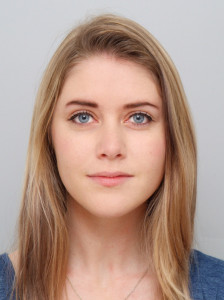
%> input picture emotiondetection/test_images_input/test_img2.jpg, 224 x 300 px
$ octave preprocessing.m   (GNU Octave 9; MATLAB toolbox functions it lacks are replaced by stand-ins)
%> lines starting %> are read from the running program, lines starting %| are printed output that depends on the picture; in (x1, y1, x2, y2) boxes, pixels count from 0 and x2, y2 are one past the last pixel; in counts of white or black regions, pixels touching at a corner belong together; the program's own positions count from 1
% %Preprocessing of the single image
clear all;
for k=1:1
phase1_img_path=sprintf('G:\\fyproject\\test_images_input\\test_img2.jpg',k);
phase1_img=imread(phase1_img_path);
%> phase1_img is the input picture: size 300x224x3 uint8; mean R, G, B 179.5, 151.6, 139.1
phase1_img_path_detector = vision.CascadeObjectDetector;
phase1_img_bboxes = step(phase1_img_path_detector, phase1_img);
%> phase1_img_bboxes = [44 66 139 139]
IFaces = insertObjectAnnotation(phase1_img, 'rectangle', phase1_img_bboxes, 'Face');
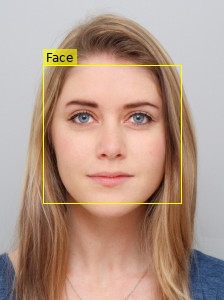
%> IFaces: size 300x224x3 uint8; 1.63% of pixels changed, all inside (x1, y1, x2, y2) = (43, 49, 182, 204)
imshow(phase1_img);
phase1_img_subimage=imcrop(phase1_img,phase1_img_bboxes);
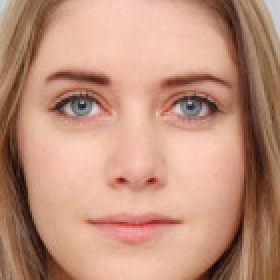
%> phase1_img_subimage: size 140x140x3 uint8 (shown 2 times larger); mean R, G, B 191.5, 145, 124.1
phase1_path_crop=sprintf('G:\\fyproject\\test_images_output\\test_img2',k);
phase1_figure=figure,imshow(phase1_img_subimage);
options.Format = 'tiff';
hgexport(phase1_figure,phase1_path_crop,options);
end
% [31 lines of commented-out code are left out]

$ run again, with emotiondetection/test_images_input/test_img1.jpeg copied over emotiondetection/test_images_input/test_img2.jpg
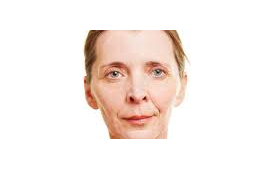
%> input picture emotiondetection/test_images_input/test_img1.jpeg, 273 x 195 px
%> phase1_img is the input picture: size 195x273x3 uint8; mean R, G, B 248.5, 240.3, 236.1
%> phase1_img_bboxes = [84 32 106 106]
%> `IFaces = insertObjectAnnotation(phase1_img, 'rectangle', phase1_img_bb..`:
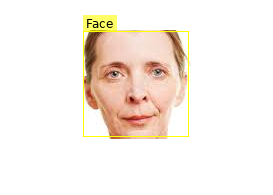
%> IFaces: size 195x273x3 uint8; 1.81% of pixels changed, all inside (x1, y1, x2, y2) = (83, 15, 189, 137)
%> `phase1_img_subimage=imcrop(phase1_img,phase1_img_bboxes);`:
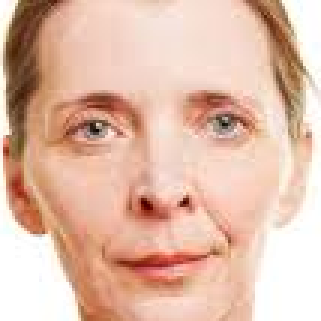
%> phase1_img_subimage: size 107x107x3 uint8 (shown 3 times larger); mean R, G, B 225.6, 187.7, 168.8
